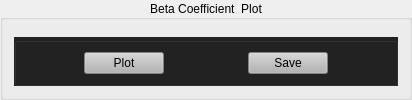
          <widget class="QGroupBox" name="groupBox_14">
           <property name="sizePolicy">
            <sizepolicy hsizetype="MinimumExpanding" vsizetype="Preferred">
             <horstretch>0</horstretch>
             <verstretch>0</verstretch>
            </sizepolicy>
           </property>
           <property name="title">
            <string>Beta Coefficient  Plot</string>
           </property>
           <property name="alignment">
            <set>Qt::AlignCenter</set>
           </property>
           <layout class="QGridLayout" name="gridLayout_4">
            <item row="0" column="0">
             <layout class="QVBoxLayout" name="verticalLayout_23">
              <item>
               <widget class="QCustomPlot" name="Plot_Beta" native="true">
                <property name="sizePolicy">
                 <sizepolicy hsizetype="Preferred" vsizetype="MinimumExpanding">
                  <horstretch>0</horstretch>
                  <verstretch>0</verstretch>
                 </sizepolicy>
                </property>
               </widget>
              </item>
              <item>
               <widget class="QGroupBox" name="groupBox_16">
                <property name="styleSheet">
                 <string notr="true">background-color: rgb(34, 34, 34);
color: black;</string>
                </property>
                <property name="title">
                 <string/>
                </property>
                <layout class="QGridLayout" name="gridLayout_3">
                 <item row="0" column="0">
                  <layout class="QHBoxLayout" name="horizontalLayout_19">
                   <item>
                    <spacer name="horizontalSpacer_20">
                     <property name="orientation">
                      <enum>Qt::Horizontal</enum>
                     </property>
                     <property name="sizeHint" stdset="0">
                      <size>
                       <width>58</width>
                       <height>20</height>
                      </size>
                     </property>
                    </spacer>
                   </item>
                   <item>
                    <widget class="QPushButton" name="PB_Plot_Beta">
                     <property name="styleSheet">
                      <string notr="true">background-color: rgb(180, 180, 180);</string>
                     </property>
                     <property name="text">
                      <string>Plot</string>
                     </property>
                    </widget>
                   </item>
                   <item>
                    <spacer name="horizontalSpacer_21">
                     <property name="orientation">
                      <enum>Qt::Horizontal</enum>
                     </property>
                     <property name="sizeHint" stdset="0">
                      <size>
                       <width>78</width>
                       <height>20</height>
                      </size>
                     </property>
                    </spacer>
                   </item>
                   <item>
                    <widget class="QPushButton" name="PB_Save_Beta">
                     <property name="styleSheet">
                      <string notr="true">background-color: rgb(180, 180, 180);</string>
                     </property>
                     <property name="text">
                      <string>Save</string>
                     </property>
                    </widget>
                   </item>
                   <item>
                    <spacer name="horizontalSpacer_22">
                     <property name="orientation">
                      <enum>Qt::Horizontal</enum>
                     </property>
                     <property name="sizeHint" stdset="0">
                      <size>
                       <width>58</width>
                       <height>20</height>
                      </size>
                     </property>
                    </spacer>
                   </item>
                  </layout>
                 </item>
                </layout>
               </widget>
              </item>
             </layout>
            </item>
           </layout>
          </widget>
